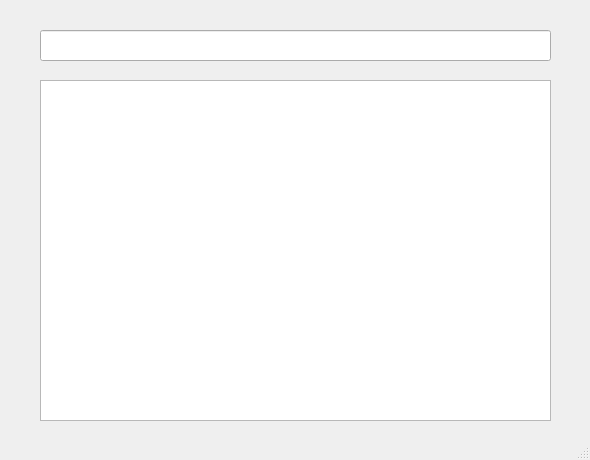
<?xml version="1.0" encoding="UTF-8"?>
<ui version="4.0">
 <class>MainWindow</class>
 <widget class="QMainWindow" name="MainWindow">
  <property name="geometry">
   <rect>
    <x>0</x>
    <y>0</y>
    <width>590</width>
    <height>460</height>
   </rect>
  </property>
  <property name="windowTitle">
   <string>MainWindow</string>
  </property>
  <widget class="QWidget" name="centralwidget">
   <widget class="QLineEdit" name="lineEdit">
    <property name="geometry">
     <rect>
      <x>40</x>
      <y>30</y>
      <width>511</width>
      <height>31</height>
     </rect>
    </property>
   </widget>
   <widget class="QTreeView" name="treeView">
    <property name="geometry">
     <rect>
      <x>40</x>
      <y>80</y>
      <width>511</width>
      <height>341</height>
     </rect>
    </property>
   </widget>
  </widget>
  <widget class="QStatusBar" name="statusbar"/>
 </widget>
 <resources/>
 <connections/>
</ui>
